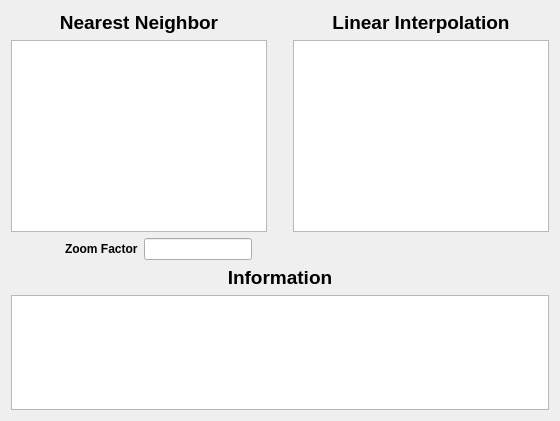
      <widget class="QWidget" name="tab_4">
       <attribute name="title">
        <string>Zoom In/Out</string>
       </attribute>
       <layout class="QGridLayout" name="gridLayout_5">
        <item row="0" column="0">
         <layout class="QGridLayout" name="gridLayout_3">
          <item row="0" column="0">
           <layout class="QGridLayout" name="gridLayout_4">
            <item row="0" column="0">
             <layout class="QHBoxLayout" name="horizontalLayout_3">
              <item>
               <layout class="QVBoxLayout" name="verticalLayout_6">
                <item>
                 <widget class="QLabel" name="NearestNeighbor_label">
                  <property name="font">
                   <font>
                    <pointsize>14</pointsize>
                    <weight>75</weight>
                    <bold>true</bold>
                   </font>
                  </property>
                  <property name="text">
                   <string>Nearest Neighbor</string>
                  </property>
                  <property name="alignment">
                   <set>Qt::AlignCenter</set>
                  </property>
                 </widget>
                </item>
                <item>
                 <widget class="QGraphicsView" name="NearestNeighbor_graphicsView"/>
                </item>
               </layout>
              </item>
              <item>
               <spacer name="verticalSpacer_5">
                <property name="orientation">
                 <enum>Qt::Vertical</enum>
                </property>
                <property name="sizeHint" stdset="0">
                 <size>
                  <width>20</width>
                  <height>40</height>
                 </size>
                </property>
               </spacer>
              </item>
              <item>
               <layout class="QVBoxLayout" name="verticalLayout_7">
                <item>
                 <widget class="QLabel" name="LinearInterpolation_label">
                  <property name="font">
                   <font>
                    <pointsize>14</pointsize>
                    <weight>75</weight>
                    <bold>true</bold>
                   </font>
                  </property>
                  <property name="text">
                   <string>Linear Interpolation</string>
                  </property>
                  <property name="alignment">
                   <set>Qt::AlignCenter</set>
                  </property>
                 </widget>
                </item>
                <item>
                 <widget class="QGraphicsView" name="LinearInterpolation_graphicsView"/>
                </item>
               </layout>
              </item>
             </layout>
            </item>
            <item row="1" column="0">
             <layout class="QHBoxLayout" name="horizontalLayout_4">
              <item>
               <spacer name="horizontalSpacer_8">
                <property name="orientation">
                 <enum>Qt::Horizontal</enum>
                </property>
                <property name="sizeHint" stdset="0">
                 <size>
                  <width>40</width>
                  <height>20</height>
                 </size>
                </property>
               </spacer>
              </item>
              <item>
               <widget class="QLabel" name="ZoomFactor_label">
                <property name="font">
                 <font>
                  <family>MS Shell Dlg 2</family>
                  <pointsize>9</pointsize>
                  <weight>75</weight>
                  <bold>true</bold>
                 </font>
                </property>
                <property name="text">
                 <string>Zoom Factor</string>
                </property>
               </widget>
              </item>
              <item>
               <widget class="QLineEdit" name="ZoomFactor_lineEdit"/>
              </item>
              <item>
               <spacer name="horizontalSpacer_7">
                <property name="orientation">
                 <enum>Qt::Horizontal</enum>
                </property>
                <property name="sizeType">
                 <enum>QSizePolicy::Expanding</enum>
                </property>
                <property name="sizeHint" stdset="0">
                 <size>
                  <width>297</width>
                  <height>20</height>
                 </size>
                </property>
               </spacer>
              </item>
             </layout>
            </item>
           </layout>
          </item>
          <item row="1" column="0">
           <layout class="QVBoxLayout" name="verticalLayout_3">
            <item>
             <widget class="QLabel" name="Info_label_Zoomed">
              <property name="font">
               <font>
                <pointsize>14</pointsize>
                <weight>75</weight>
                <bold>true</bold>
               </font>
              </property>
              <property name="text">
               <string>Information</string>
              </property>
              <property name="alignment">
               <set>Qt::AlignCenter</set>
              </property>
             </widget>
            </item>
            <item>
             <layout class="QHBoxLayout" name="horizontalLayout_2">
              <item>
               <widget class="QTextBrowser" name="textBrowser_Zoomed">
                <property name="sizePolicy">
                 <sizepolicy hsizetype="Minimum" vsizetype="Minimum">
                  <horstretch>0</horstretch>
                  <verstretch>0</verstretch>
                 </sizepolicy>
                </property>
                <property name="maximumSize">
                 <size>
                  <width>16777215</width>
                  <height>115</height>
                 </size>
                </property>
               </widget>
              </item>
             </layout>
            </item>
           </layout>
          </item>
         </layout>
        </item>
       </layout>
      </widget>
